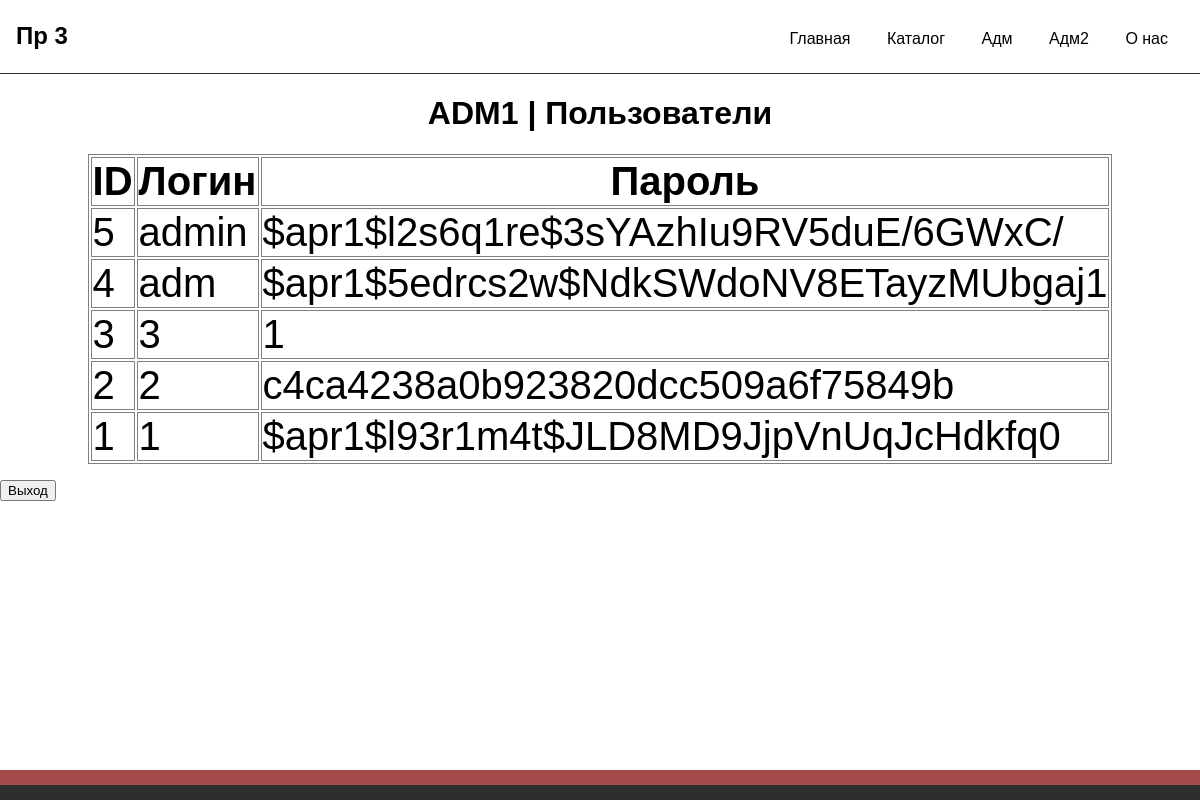
Page /web/dynamic/adm.php on the committed database.
### tables this page shows
CREATE TABLE `user` (
  `id` int(11) NOT NULL,
  `name` char(50) NOT NULL,
  `pass` char(60) NOT NULL
);

### web/dynamic/adm.php (the view, shortened to what this page needs)
<?php
    require_once "standart/header.php";
?>
<h1>ADM1 | Пользователи</h1>
<table>
    <tr><th>ID</th><th>Логин</th><th>Пароль</th></tr>
<?php
$mysqli = openmysqli();
$result = $mysqli->query("SELECT * FROM user ORDER BY id DESC");
foreach ($result as $row){
    echo "<tr><td>{$row['id']}</td><td>{$row['name']}</td><td>{$row['pass']}</td></tr>";
}
?>
</table>
<form action="processing/login.php" method="POST">
<p><input type="submit" value="Выход" name="exit"></p>
</form>
<?php
    require_once "standart/footer.php";
?>

### web/static/src/css/style.css (style rules this page uses)
body { font-family: Helvetica; margin: 0; }
table { border: 1px solid grey; margin-left: auto; margin-right: auto; }
th { border: 1px solid grey; font-size: 250%; }
td { border: 1px solid grey; font-size: 250%; }
h1 { text-align: center; }

### rows in the picture
user: id "5", name "admin", pass "$apr1$l2s6q1re$3sYAzhIu9RV5duE/6GWxC/"
user: id "4", name "adm", pass "$apr1$5edrcs2w$NdkSWdoNV8ETayzMUbgaj1"
user: id "3", name "3", pass "1"
user: id "2", name "2", pass "c4ca4238a0b923820dcc509a6f75849b"
user: id "1", name "1", pass "$apr1$l93r1m4t$JLD8MD9JjpVnUqJcHdkfq0"
